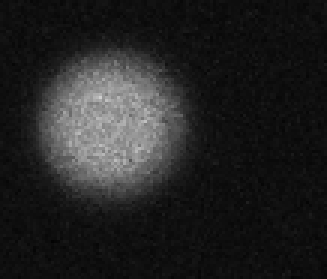
%> input picture hw10/particle01.png, 109 x 93 px (shown 3 times larger)
$ octave template_help.m   (GNU Octave 9; MATLAB toolbox functions it lacks are replaced by stand-ins)
%> lines starting %> are read from the running program, lines starting %| are printed output that depends on the picture; in (x1, y1, x2, y2) boxes, pixels count from 0 and x2, y2 are one past the last pixel; in counts of white or black regions, pixels touching at a corner belong together; the program's own positions count from 1
### hw10/objDetect.m
function [objSet, imGray, imGray2, imBw, imBw2, imBw3]=objDetect(im, opt, showPlot)
%circleDetect: Detect a single bead and return it's bounding circle
%
%	Usage:
%		objSet=objDetect(im, opt, showPlot)
%
%	Description:
%		objSet=objDetect(im, opt, showPlot) return the bounding circle of a bead in an image
%			im: input image
%			opt: options for this function
%			showPlot: 1 to show a plot; 0 for nothing
%			objSet: set of objects
%
%	Example:
%		imFile='particles04.png';
%		im=imread(imFile);
%		opt=objDetect('defaultOpt');
%		objSet=objDetect(im, opt, 1);

%	Category: Object detection
%	Roger Jang, 20150618

if nargin<1, selfdemo; return; end
if ischar(im) && strcmpi(im, 'defaultOpt')
	objSet.medianFilterSize=5;
	objSet.dilationSize=5;
	objSet.erosionSize=5;
	return
end
if nargin<2||isempty(opt), opt=feval(mfilename, 'defaultOpt'); end
if nargin<3, showPlot=0; end

if ischar(im) && exist(im), im=imread(im); end	% "im" is an image file name

imGray=im;
if size(im, 3)>1, imGray=rgb2gray(im); end
imGray2=imGray;
if opt.medianFilterSize>1, imGray2=medfilt2(imGray, opt.medianFilterSize*[1 1]); end
level=graythresh(imGray2);
imBw=im2bw(imGray2, level);
imBw2=imBw;
if opt.dilationSize>1, imBw2=imdilate(imBw2, strel('disk', opt.dilationSize)); end
imBw3=imBw2;
if opt.erosionSize>1, imBw3=imerode(imBw3, strel('disk', opt.erosionSize)); end

property={'BoundingBox', 'Area', 'Perimeter', 'PixelIdxList', 'Centroid', 'MajorAxisLength', 'MinorAxisLength'};
objSet=regionprops(imBw3, property);

if showPlot
	subplot(331); imshow(im); title('Original image');
	subplot(332); imshow(imGray); title('Converted to gray');
	subplot(333); imshow(imGray2); title('After median filter');
	subplot(334); imshow(imBw); title('After Otsu''s method');
	subplot(335); imshow(imBw2); title('After dilation');
	subplot(336); imshow(imBw3); title('After erosion');
	hold on
	for i=1:length(objSet)
		rectangle('position', objSet(i).BoundingBox, 'edgeColor', getColorLight(i));
	end
	hold off
end

% ====== Self demo
function selfdemo
mObj=mFileParse(which(mfilename));
strEval(mObj.example);

### hw10/private/getColorLight.m
function color=getColorLight(index)
% getColor: Get color from a rotating palette
%	Usage: color=getColorLight(index)
%
%	For example:
%		for i=1:6
%			line(1:10, rand(1, 10), 'color', getColorLight(i), 'lineWidth', 3);
%		end
%		legend('Color 1', 'Color 2', 'Color 3', 'Color 4', 'Color 5', 'Color 6');

% Roger Jang, 20040910, 20071009

if nargin<1, index=1; end

%allColor={'b', 'r', 'g', 'm', 'c', 'y'};
allColor=[0 0 1; 1 0 0; 0 1 0; 1 0 1; 0 1 1; 1 1 0];
ind=find(allColor==0);
allColor(ind)=0.7;
%color=allColor{mod(index-1, length(allColor))+1};
color=allColor(mod(index-1, length(allColor))+1, :);

### hw10/beadDetect.m
function prm=beadDetect(im, opt, showPlot)
%circleDetect: Detect a single bead and return it's bounding circle
%
%	Usage:
%		prm=beadDetect(im, opt, showPlot)
%
%	Description:
%		prm=beadDetect(im, opt, showPlot) return the bounding circle of a bead in an image
%			im: input image
%			opt: options for this function
%			showPlot: 1 to show a plot; 0 for nothing
%			prm: parameters of the bounding circle, where
%				[prm(1), prm(2)]: center coordinates
%				prm(3): radius of the fitting circle
%				prm(4): intensity average of the object
%				prm(5): no. of pixels of the object
%
%	Example:
%		imFile='particle02.png';
%		im=imread(imFile);
%		opt=beadDetect('defaultOpt');
%		prm=beadDetect(im, opt, 1);

%	Category: Object detection
%	Roger Jang, 20150618

if nargin<1, selfdemo; return; end
if ischar(im) && strcmpi(im, 'defaultOpt')
	prm.objDetectOpt=objDetect('defaultOpt');
	prm.circleFitOpt=circleFit('defaultOpt');
	prm.edgeDetectionMethod='sobel';
	return
end
if nargin<2||isempty(opt), opt=feval(mfilename, 'defaultOpt'); end
if nargin<3, showPlot=0; end

if ischar(im) && exist(im), im=imread(im); end	% "im" is an image file name
opt.circleFitOpt.circleNum=1;	% This is fixed!

[objSet, imGray, imGray2, imBw, imBw2, imBw3]=objDetect(im, opt.objDetectOpt, showPlot);
% Find the obj with max. area
[maxValue, maxIndex]=max([objSet.Area]);
imBw4=0*imBw;
imBw4(objSet(maxIndex).PixelIdxList)=1;
selected=imGray(logical(imBw4));
intensityMean=mean(selected);
pixelNum=length(selected);
imBw5= edge(imBw4, opt.edgeDetectionMethod);
[yEdge, xEdge]=find(imBw5);		% x and y coordinates of edge
data=[xEdge'; yEdge'];
circlePrm=circleFit(data, opt.circleFitOpt);
prm=[circlePrm; intensityMean; pixelNum];

if showPlot
	theta=linspace(0, 2*pi, 100);
	a=circlePrm(1); b=circlePrm(2); r=circlePrm(3);
	xCircle=r*cos(theta)+a;
	yCircle=r*sin(theta)+b;
	subplot(337); imshow(imBw4); title('Max-area object');
	line(xCircle, yCircle, 'color', 'r');
	subplot(338); imshow(imBw5); title('Edge and the fitting circle');
	line(xCircle, yCircle, 'color', 'r');
end

% ====== Self demo
function selfdemo
mObj=mFileParse(which(mfilename));
strEval(mObj.example);

### hw10/circleFit.m
function [param, assignment, distortion] = circleFit(data, opt, showPlot)
% circleFit: Fitting a fixed number of circles in 2D via k-means-like clustering
%
%	Usage:
%		[param, assignment, distortion] = circleFit(data, opt, showPlot)
%
%	Description:
%		param = circleFit(data, opt, showPlot) returns the parameters of circles after k-means-like clustering, where
%			data (2 x dataNum): dataset in 2D to be clustered; where each column is a sample point
%			opt.circleNum: number of circles to be identified
%			showPlot: 1 for animation if the dimension is 2
%			param (3 x circleNum): final parameters of identified circles,
%			where each column is the parameters for a circle, with the first two element as coordinates for center and the last element as radius
%		[center, assignment, distortion] = circleFit(...) also returns assignment of data, where
%			assignment: final assignment matrix, with assignment(i,j)=1 if data instance i belongs to circle j
%			distortion: values of the objective function (mean of absolute error) during iterations
%
%	Example:
%		% === Example 1: Fitting 1 circle
%		n=100;
%		t=rand(n,1)*2*pi;
%		x=3+10*cos(t)+randn(n,1);
%		y=7+10*sin(t)+randn(n,1);
%		data=[x, y]';
%		opt=circleFit('defaultOpt');
%		opt.circleNum=1;
%		figure; param=circleFit(data, opt, 1);
%		% === Example 2: Fitting 2 circels of scattered data
%		n=100;
%		t=rand(n,1)*2*pi;
%		x=3+10*cos(t)+0.2*randn(n,1);
%		y=7+10*sin(t)+0.2*randn(n,1);
%		data1=[x, y]';
%		x=9+8*cos(t)+0.2*randn(n,1);
%		y=3+8*sin(t)+0.2*randn(n,1);
%		data2=[x, y]';
%		data=[data1, data2];
%		opt=circleFit('defaultOpt');
%		figure; param=circleFit(data, opt, 1);
%		% === Example 3: Fitting 2 circles of image data
%		im=imread('circleEdge02.png');
%		[yEdge, xEdge]=find(im);		% x and y coordinates of edge
%		data=double([xEdge'; yEdge']);
%		opt=circleFit('defaultOpt');
%		figure; param=circleFit(data, opt, 1);
%
%	See also vecQuantize, vqDataPlot.

%	Category: Object detection
%	Roger Jang, 20150703

if nargin<1, selfdemo; return; end
if ischar(data) && strcmpi(data, 'defaultOpt')
	param.circleNum=2;
	param.interactiveDisplay=0;
	param.method='lse';	% 'lse' (for least-squares estimate) or 'lse+fminsearch'
	return
end
if nargin<2||isempty(opt), opt=feval(mfilename, 'defaultOpt'); end
if nargin<3, showPlot=0; end

circleNum=opt.circleNum;
[dim, dataNum]=size(data);
if dim~=2, error('The dimensionality of data must be 2'); end

% ====== Initial parameters
[param, distortion]=oneCircleFit(data, opt);	% Initial parameters
assignment=ones(dataNum, circleNum);
if showPlot
	resultPlot(data, param, assignment);
	if opt.interactiveDisplay
		fprintf('\tPress any key to continue...'); pause; fprintf('\n');
	end
end
if circleNum==1, return; end		% A single circle

% ====== Random the initial parameters
maxRange=max(max(data')-min(data'));
param=repmat(param, 1, circleNum);
for i=1:circleNum
	param(1:2, i)=param(1:2, i)+maxRange/20*randn(2,1);
end

maxIterCount = 200;				% Max. iteration
distortion = zeros(maxIterCount, 1);		% Array for objective function
% ====== Main loop
for i = 1:maxIterCount,
	[param2, distortion(i), assignment] = vqUpdateCenter(param, data, opt);
	if showPlot, fprintf('Iteration count = %d/%d, distortion = %f\n', i, maxIterCount, distortion(i)); end
	if showPlot
		clf; resultPlot(data, param, assignment); drawnow
		if opt.interactiveDisplay
			fprintf('\tPress any key to continue...'); pause; fprintf('\n');
		end
	end
%	keyboard
	param=param2;
	% check termination condition
	if (i>1) & (abs(distortion(i-1)-distortion(i))<eps), break; end
end
loopCount = i;	% Actual number of iterations
distortion(loopCount+1:maxIterCount) = [];
%if showPlot & dim==2, figure; vqDataPlot(data, center, assignment); end

if showPlot, resultPlot(data, param, assignment); end

% ========== subfunctions ==========
% ====== Fit a single circle
function [param, distortion]=oneCircleFit(circleData, opt)
x=circleData(1, :)';
y=circleData(2, :)';
n=length(x);
% Linear eq: [2*x, 2*y, 1] dot [a, b, r^2-a^2-b^2] = x^2+y^2
A=[2*x, 2*y, ones(n,1)];
b=x.^2+y.^2;
theta=A\b;
a=theta(1);
b=theta(2);
r=sqrt(theta(3)+a^2+b^2);
param0=[a, b, r]';
switch opt.method
	case 'lse'
		param=param0;
	case 'lse+fminsearch'
		% ====== Further optimization using fminsearch
	%	tic
		param=fminsearch(@circleFitError, param0, [], circleData);
	%	fprintf('Computation time = %g\n', toc);
	otherwise
		error('Unknown method=%s\n', opt.method);
end
distortion=oneCircleFitError(param, circleData);

% ====== Distortion calculated as mean of abs errors
function distortion=oneCircleFitError(param, data)
%distortion=mean(abs(sqrt((data(1,:)-param(1)).^2+(data(2,:)-param(2)).^2)-param(3)));
distortion=mean(distOfData2circle(data, param));

% ====== Plot the result of clustering
% [11 lines left out: function resultPlot, not called in this run]

% ====== Update centers
% [15 lines left out: function vqUpdateCenter, not called in this run]

% ====== Compute the distance of all sample data to all circles
function distMat=distOfData2circle(data, param)
dataNum=size(data,2);
circleNum=size(param, 2);
distMat=zeros(dataNum, circleNum);
x=data(1,:)';
y=data(2,:)';
for i=1:circleNum
	distMat(:,i)=abs(sqrt((x-param(1,i)).^2+(y-param(2,i)).^2)-param(3,i));
end

% ====== Self demo
function selfdemo
mObj=mFileParse(which(mfilename));
strEval(mObj.example);

### hw10/help/template_help.m
%% template
% Detect a single bead and return it's bounding circle
%% Syntax
% * 		prm=beadDetect(im, opt, showPlot)
%% Description
%
% <html>
% <p>prm=beadDetect(im, opt, showPlot) return the bounding circle of a bead in an image
% 	<ul>
% 	<li>im: input image
% 	<li>opt: options for this function
% 	<li>showPlot: 1 to show a plot; 0 for nothing
% 	<li>prm: parameters of the bounding circle, where
% 		<ul>
% 		<li>[prm(1), prm(2)] is the center coordinates
% 		<li>prm(3) is the radius.
% 		</ul>
% 	</ul>
% </html>
%% Example
%%
%
imFile='particle01.png';
im=imread(imFile);
%> im is the input picture: size 93x109x3 uint8; min 3, max 207, mean 35.1
opt=beadDetect('defaultOpt');
prm=beadDetect(im, opt, 1);
%> call 2 of beadDetect, with showPlot = 1
%> call 2 of objDetect, with showPlot = 1
%> in objDetect (call 2), `level=graythresh(imGray2);`: level = 0.271
%> in objDetect (call 2), `imBw=im2bw(imGray2, level);`:
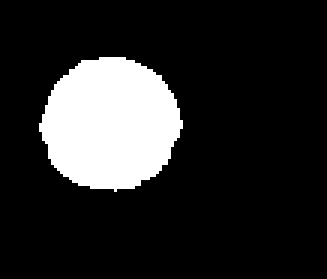
%> imBw: size 93x109 logical (shown 3 times larger); 16% white; 1 white region, box (x1, y1, x2, y2) and area: (13, 19, 61, 64) 1619
%> in objDetect (call 2), `imBw2=imdilate(imBw2, strel('disk', opt.dilationSize))`:
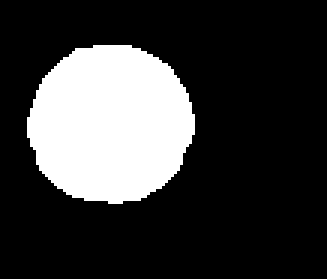
%> imBw2: size 93x109 logical (shown 3 times larger); 22.8% white; 1 white region, box (x1, y1, x2, y2) and area: (9, 15, 65, 68) 2310
%> in objDetect (call 2), `imBw3=imerode(imBw3, strel('disk', opt.erosionSize))`: imBw3: size 93x109 logical; 16% white; 1 white region
%> in objDetect (call 2), `objSet=regionprops(imBw3, property);`: objSet = 1 region; box (x1, y1, x2, y2), Area, Centroid, MajorAxisLength, MinorAxisLength and Perimeter: (13, 19, 61, 64) 1622 [37.4 41.9] 46.41 44.57 142.2
%> the loop in objDetect (call 2), `for i=1:length(objSet)` made 1 pass
%> (ind in getColorLight, color in getColorLight) on pass 1: ([1; 3; 5; 7; 8; 10; 14; 15; 18], [0.7 0.7 1])
%> in beadDetect (call 2), `[maxValue, maxIndex]=max([objSet.Area]);`: maxValue = 1622; maxIndex = 1
%> in beadDetect (call 2), `imBw4=0*imBw;`: imBw4: size 93x109 double; every value is 0
%> in beadDetect (call 2), `imBw4(objSet(maxIndex).PixelIdxList)=1;`:
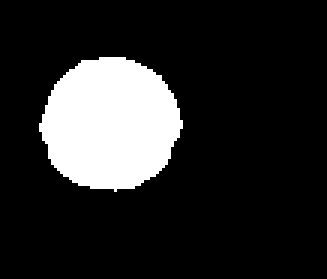
%> imBw4: size 93x109 double (shown 3 times larger); values 0 (black) and 1 (white), 16% white; 1 white region, box (x1, y1, x2, y2) and area: (13, 19, 61, 64) 1622
%> in beadDetect (call 2), `selected=imGray(logical(imBw4));`: selected = 1622 values, max 207 at index 654, min 56 at index 1432, mean 122.6
%> in beadDetect (call 2), `intensityMean=mean(selected);`: intensityMean = 122.6
%> in beadDetect (call 2), `imBw5= edge(imBw4, opt.edgeDetectionMethod);`:
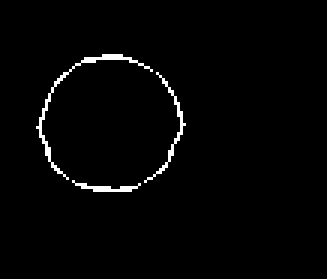
%> imBw5: size 93x109 logical (shown 3 times larger); 1.8% white in thin lines or dots, all inside (x1, y1, x2, y2) = (12, 18, 62, 64)
%> in beadDetect (call 2), `[yEdge, xEdge]=find(imBw5);`: yEdge = 178 values from 19 to 64; xEdge = 178 values from 13 to 62
%> in beadDetect (call 2), `data=[xEdge'; yEdge'];`: data = 178 columns, first 8: [13 14 14 14 14 14 14 14; 43 40 41 42 43 44 45 46]
%> in oneCircleFit, `x=circleData(1, :)';`: x = 178 values from 13 to 62
%> in oneCircleFit, `y=circleData(2, :)';`: y = 178 values, max 64 at index 76, min 19 at index 83, mean 41.99
%> in oneCircleFit, `n=length(x);`: n = 178
%> in oneCircleFit, `b=x.^2+y.^2;`: b = 178 values, max 6280 at index 136, min 1109 at index 48, mean 3641.4
%> in oneCircleFit, `theta=A\b;`: theta = [37.42; 41.85; -2636.3]
%> in oneCircleFit, `a=theta(1);`: a = 37.42
%> in oneCircleFit, `b=theta(2);`: b = 41.85
%> in oneCircleFit, `r=sqrt(theta(3)+a^2+b^2);`: r = 22.69
%> in oneCircleFit, `param0=[a, b, r]';`: param0 = [37.42; 41.85; 22.69]
%> in distOfData2circle, `dataNum=size(data,2);`: dataNum = 178
%> in distOfData2circle, `circleNum=size(param, 2);`: circleNum = 1
%> in distOfData2circle, `x=data(1,:)';`: x = 178 values from 13 to 62
%> the loop in distOfData2circle, `for i=1:circleNum` made 1 pass
%> after the loop in distOfData2circle, `for i=1:circleNum`: distMat = 178 values, max 1.89 at index 178, min 0.0041 at index 59, mean 0.5
%> in oneCircleFitError, `distortion=mean(distOfData2circle(data, param));`: distortion = 0.5
%> in beadDetect (call 2), `circlePrm=circleFit(data, opt.circleFitOpt);`: circlePrm = [37.42; 41.85; 22.69]
%> in beadDetect (call 2), `prm=[circlePrm; intensityMean; pixelNum];`: prm = [37.42; 41.85; 22.69; 122.6; 1622]
%> in beadDetect (call 2), `a=circlePrm(1)`: a = 37.42
%> in beadDetect (call 2), `b=circlePrm(2)`: b = 41.85
%> in beadDetect (call 2), `r=circlePrm(3)`: r = 22.69
%> in beadDetect (call 2), `xCircle=r*cos(theta)+a;`: xCircle = 100 values, max 60.11 at index 1, min 14.74 at index 51, mean 37.65
%> in beadDetect (call 2), `yCircle=r*sin(theta)+b;`: yCircle = 100 values, max 64.53 at index 26, min 19.16 at index 75, mean 41.85
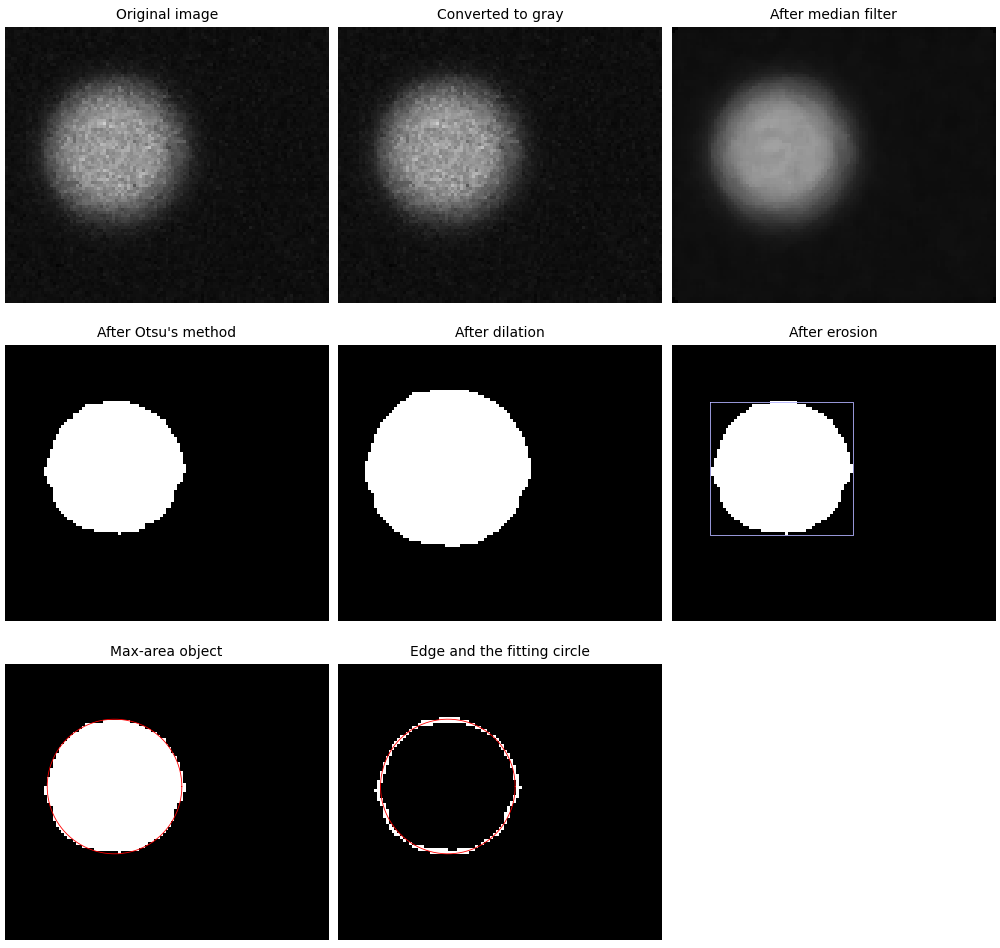
%> figure redrawn from the program's plot data, 8 panels
%> prm = [37.42; 41.85; 22.69; 122.6; 1622]

$ run again, with hw10/particles04.png copied over hw10/particle01.png
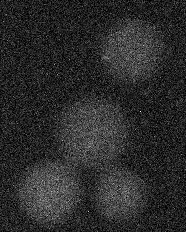
%> input picture hw10/particles04.png, 186 x 232 px
%> im is the input picture: size 232x186x3 uint8; min 0, max 255, mean 44.2
%> level = 0.2
%> in objDetect (call 2), `imBw=im2bw(imGray2, level);`:
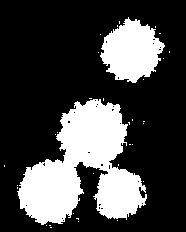
%> imBw: size 232x186 logical; 26.9% white; 34 white regions (32 under 20 px), largest, box (x1, y1, x2, y2) and area: (17, 99, 147, 225) 8782, (100, 17, 165, 83) 2756
%> imBw2: size 232x186 logical; 38% white; 4 white regions, box (x1, y1, x2, y2) and area: (13, 94, 151, 232) 12150, (94, 13, 174, 87) 4093, (139, 117, 149, 128) 94, (0, 161, 9, 171) 78
%> imBw3: size 232x186 logical; 29% white; 5 white regions (3 under 20 px)
%> in objDetect (call 2), `objSet=regionprops(imBw3, property);`: objSet = 5 regions; largest, box (x1, y1, x2, y2), Area, Centroid, MajorAxisLength, MinorAxisLength and Perimeter: (17, 98, 147, 228) 9462 [84.5 168.8] 141.8 114 609.4, (98, 17, 170, 83) 3026 [132.9 51.5] 63.92 60.86 224.8, (143, 121, 145, 124) 4 [144.2 122.8] 3.65 1.83 5.05, (4, 165, 5, 167) 2 [5 166.5] 2.31 1.15 1.96
%> the loop in objDetect (call 2), `for i=1:length(objSet)` made 5 passes
%> color in getColorLight on passes 1 to 5: [0.7 0.7 1], [1 0.7 0.7], [0.7 1 0.7], [1 0.7 1], [0.7 1 1]
%> maxValue = 9462; maxIndex = 2
%> intensityMean = 69.48
%> in beadDetect (call 2), `imBw5= edge(imBw4, opt.edgeDetectionMethod);`:
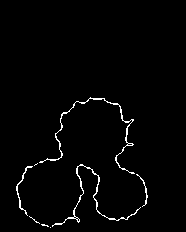
%> imBw5: size 232x186 logical; 1.9% white in thin lines or dots, all inside (x1, y1, x2, y2) = (16, 97, 148, 228)
%> yEdge = 807 values from 98 to 228; xEdge = 807 values from 17 to 148
%> data = 807 columns, first 8: [17 17 17 17 17 18 18 18; 187 188 189 190 191 185 186 187]
%> in oneCircleFit, `x=circleData(1, :)';`: x = 807 values from 17 to 148
%> in oneCircleFit, `y=circleData(2, :)';`: y = 807 values, max 228 at index 144, min 98 at index 421, mean 170.3
%> n = 807
%> in oneCircleFit, `b=x.^2+y.^2;`: b = 807 values, max 64784 at index 696, min 16333 at index 308, mean 39397.8
%> theta = [83.71; 167; -31996.6]
%> in oneCircleFit, `a=theta(1);`: a = 83.71
%> in oneCircleFit, `b=theta(2);`: b = 167
%> in oneCircleFit, `r=sqrt(theta(3)+a^2+b^2);`: r = 53.82
%> param0 = [83.71; 167; 53.82]
%> in distOfData2circle, `dataNum=size(data,2);`: dataNum = 807
%> circleNum = 1
%> in distOfData2circle, `x=data(1,:)';`: x = 807 values from 17 to 148
%> the loop in distOfData2circle, `for i=1:circleNum` made 1 pass
%> after the loop in distOfData2circle, `for i=1:circleNum`: distMat = 807 values, max 52.79 at index 398, min 0.00387 at index 667, mean 15.55
%> in oneCircleFitError, `distortion=mean(distOfData2circle(data, param));`: distortion = 15.55
%> circlePrm = [83.71; 167; 53.82]
%> in beadDetect (call 2), `prm=[circlePrm; intensityMean; pixelNum];`: prm = [83.71; 167; 53.82; 69.48; 9462]
%> in beadDetect (call 2), `a=circlePrm(1)`: a = 83.71
%> in beadDetect (call 2), `b=circlePrm(2)`: b = 167
%> in beadDetect (call 2), `r=circlePrm(3)`: r = 53.82
%> xCircle = 100 values, max 137.5 at index 1, min 29.91 at index 51, mean 84.25
%> yCircle = 100 values, max 220.8 at index 26, min 113.2 at index 75, mean 167
%> `prm=beadDetect(im, opt, 1);`: prm = [83.71; 167; 53.82; 69.48; 9462]
